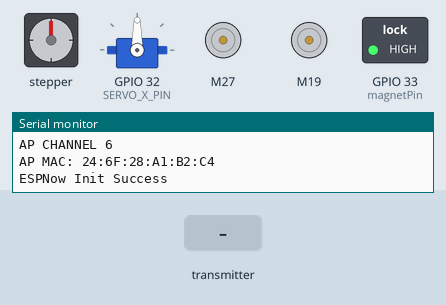
A sketch run on a simulated ESP32. Shown: stepper motor, servo, 2 × DC motor (green arrow = forward, orange = backward, longer = faster), switched loads named in the sketch (green lamp = pin HIGH), the last lines printed to the serial monitor. Wiring (inferred from the names in the program): stepper motor driver (255 steps per turn assumed): step GPIO 21; direction GPIO 5. Inputs (shaded band) come from the test bench.

Above: at 1.2 s.
1.3 s: the transmitter starts sending x = 0
At 2.1 s:
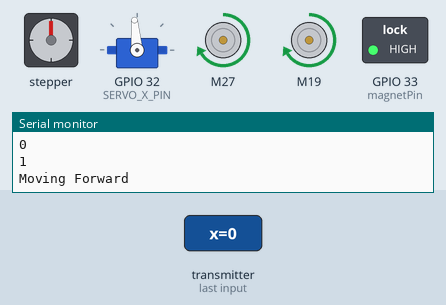
3.3 s: the transmitter starts sending shooting = 1
At 5.0 s:
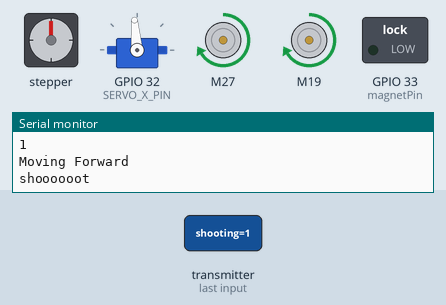
5.3 s: the transmitter starts sending x = 255
At 6.6 s:
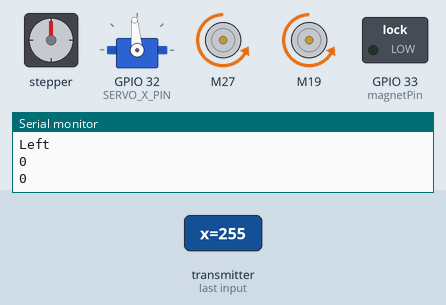
Timing chart, 0 to 8.3 s (numbered marks = the images above; inputs shaded):
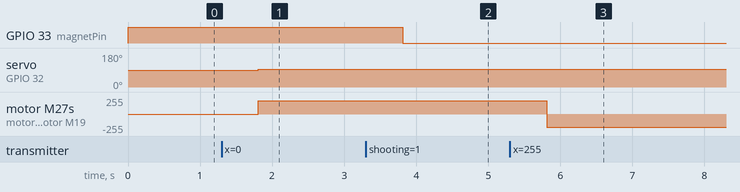

The sketch:

RECEIVER-ESPNOW.ino
```cpp
#include <SPI.h>
#include <esp_now.h>
#include <WiFi.h>
#include <ESP32Servo.h>
#include <L298N.h>
#include <ezButton.h>

#define CHANNEL 1

// Shooting system

#define buttonPin     19
#define buttonPin2    21
#define magnetPin     33
ezButton mySwitch(17);
int buttonState;
int buttonState2;
bool shooting = false;
bool released = true;
int countR = 0;
int countL = 0;


//Stepper
const int  steps_per_rev = 255;
const int DIR = 5;
const int STEP = 21;

//PINES PARA EL SERVO
Servo myservo;
int xAngle = 0;
int step = 1000;
#define SERVO_X_PIN  32 // ESP32 pin GPIO33 connected to Servo motor 1


L298N motor1(14,27,26);
L298N motor2(13,19,18);
//PINES PARA DC MOTOR
int motor1Pin1 = 27;
int motor1Pin2 = 26;
int motor2Pin1 = 18;
int motor2Pin2 = 19;
int enable1Pin = 13;
int enable2Pin = 14;
const int freq = 30000;
const int pwmChannel = 0;
const int resolution = 8;

// Structure example to receive data
// Must match the sender structure

//NAT: ESTRUCTURA PARA RECIBIR LOS DATOS. TIENE QUE COINCIDIR CON
//LA ESTRUCTURA DEL TRANSMITTER. HASTA AHORA NO HAY LIMITE DE ATRIBUTOS.

typedef struct struct_message {
  uint8_t x;
  uint8_t y;
  uint8_t buttonState;
  uint8_t buttonState2;
  uint8_t level;
  bool pressed;
  bool released;
  bool shooting;
} struct_message;

// Create a struct_message called myData
struct_message myData;


// Init ESP Now with fallback
void InitESPNow() {
  WiFi.disconnect();
  if (esp_now_init() == ESP_OK) {
    Serial.println("ESPNow Init Success");
  }
  else {
    Serial.println("ESPNow Init Failed");
    // Retry InitESPNow, add a counte and then restart?
    // InitESPNow();
    // or Simply Restart
    ESP.restart();
  }
}

// config AP SSID
void configDeviceAP() {
  const char *SSID = "Slave_1";
  bool result = WiFi.softAP(SSID, "Slave_1_Password", CHANNEL, 0);
  if (!result) {
    Serial.println("AP Config failed.");
  } else {
    Serial.println("AP Config Success. Broadcasting with AP: " + String(SSID));
    Serial.print("AP CHANNEL "); Serial.println(WiFi.channel());
  }
}

void setup() {
  Serial.begin(115200);
  Serial.println("ESPNow/Basic/Slave Example");
  //Set device in AP mode to begin with
  WiFi.mode(WIFI_AP);
  // configure device AP mode
  configDeviceAP();
  // This is the mac address of the Slave in AP Mode
  Serial.print("AP MAC: "); Serial.println(WiFi.softAPmacAddress());
  // Init ESPNow with a fallback logic
  InitESPNow();
  // Once ESPNow is successfully Init, we will register for recv CB to
  // get recv packer info.
  esp_now_register_recv_cb(OnDataRecv);

  //SERVO
  Serial.begin(115200);
  myservo.setPeriodHertz(50);
  myservo.attach(SERVO_X_PIN, 500, 2400);  // attaches the servo on pin X to the servo object

  //STEPPER
  pinMode(STEP, OUTPUT);
  pinMode(DIR, OUTPUT);

  //MAGNET
  pinMode(magnetPin, OUTPUT);
  digitalWrite(magnetPin, HIGH);
}

//NAT: PARA MOVER EL DC MOTOR ADELANTE Y ATRAS. POR AHORA SOLO UN MOTOR.
void dc_motors(int x){
  motor1.setSpeed(200);
  motor2.setSpeed(200);
  if(x < 20){
    Serial.println("Moving Forward");
    motor1.forward();
    motor2.forward();
  }

  //NAT: EL RANGO DE VALORES (QUE ME SALIO) CUANDO EL JOYSTICK ESTABA SIN MOVERSE
  if(x > 20 && x < 50){
    Serial.println("Motor stopped");
    motor1.stop();
    motor2.stop();
  }

  if(x > 200){
    Serial.println("Moving Backwards");
    motor1.backward();
    motor2.backward();
  }
}

//NAT: PARA MOVER EL SERVO (CON UN SERVO 360 CREO QUE SOLO PUEDE CAMBIAR DIRECCION)
//Servo count must go past 1, if it goes past stop moving servo. Only move when it is 0
void servo_movement(int x){
  xAngle = map(x, 0, 255, 0, 180);
  Serial.print("xAngle:");
  Serial.println(xAngle);
  if((10 < xAngle && xAngle < 40) || countR >= 1 || countL >= 1){
    // myservo.write(0);
    Serial.println("Stopping");
    Serial.println(countR);
    Serial.println(countL);
    myservo.writeMicroseconds(1500);
    countR = 0;
    countL = 0;
  }else if(xAngle == 180 && countR == 0) {
    Serial.println("Right");
    Serial.println(countR);
    Serial.println(countL);
    myservo.write(xAngle);
    // countR = 1;
    countR += 1;
    countL = 0;
    delay(500);
    myservo.writeMicroseconds(1500);
    // myservo.writeMicroseconds(2000);
  } else if(xAngle == 0 && countL == 0) {
    Serial.println("Left");
    Serial.println(countR);
    Serial.println(countL);
    // myservo.writeMicroseconds(1000);
    myservo.write(xAngle);
    countR = 0;
    countL += 1;
    // countL = 1;
    delay(500);
    myservo.writeMicroseconds(1500);
  }
}

// callback when data is recv from Master
// List<int> signalList{};
void OnDataRecv(const uint8_t *mac_addr, const uint8_t *data, int data_len) {
  char macStr[18];
  snprintf(macStr, sizeof(macStr), "%02x:%02x:%02x:%02x:%02x:%02x",
           mac_addr[0], mac_addr[1], mac_addr[2], mac_addr[3], mac_addr[4], mac_addr[5]);
  memcpy(&myData, data, sizeof(myData));
  // Serial.print("X: ");
  // Serial.println(myData.x);
  // Serial.print("Y: ");
  // Serial.println(myData.y);
  Serial.println("buttonState: ");
  Serial.println(myData.buttonState);
  int buttonState = myData.buttonState;
  // Serial.println("buttonState2: ");
  // Serial.println(myData.buttonState2);
  Serial.println("level: ");
  Serial.println(myData.level);


  //NAT: LLAMANDO LOS MOVIMIENTOS DEL SERVO Y DEL DC MOTOR
  servo_movement(myData.y);
  dc_motors(myData.x);

  //Shooting

  if(myData.buttonState == 1 && !shooting){
    Serial.println("increasing");
    digitalWrite(DIR, HIGH);
    for(int i = 0; i<steps_per_rev; i++)
    {
      digitalWrite(STEP, HIGH);
      delayMicroseconds(500);
      digitalWrite(STEP, LOW);
      delayMicroseconds(1000-100);
    }
    delay(1000);
  }
  if(myData.buttonState2 == 1 && myData.level != 0){
    Serial.println("decreasing");
    digitalWrite(DIR, LOW);
    for(int i = 0; i<steps_per_rev; i++)
    {
      digitalWrite(STEP, HIGH);
      delayMicroseconds(500);
      digitalWrite(STEP, LOW);
      delayMicroseconds(1000-100);
    }
    delay(1000);
  }
  if(myData.shooting){
    shooting = true;
    Serial.println("shoooooot");
    // Magnet apagado
    digitalWrite(magnetPin, LOW);
    digitalWrite(STEP, LOW);
  }
  else if(myData.level == 5 || (myData.released && shooting)){
    Serial.println("Reseting");
    digitalWrite(DIR, LOW);
    shooting = false;
    // Prendido magnet
    digitalWrite(magnetPin, HIGH);
    if(myData.level <= 5){
      Serial.println("Actually Resetting");
      for(int i = 0; i<steps_per_rev; i++)
      {
        digitalWrite(STEP, HIGH);
        delayMicroseconds(800);
        digitalWrite(STEP, LOW);
        delayMicroseconds(1000-100);
      }
    }
    delay(1000);
  }
}

//NAT: No se necesita usar el loop como OnDataRecv ya se repite
void loop() {

}
```

Measured:
- after the input at 1.3 s, servo on GPIO 32 (SERVO_X_PIN): 90° → 95° after 0.51 s; motor M27, motor M19: stopped → forward 200/255 after 0.51 s
- after the input at 3.3 s, GPIO 33 (magnetPin): HIGH → LOW after 0.51 s
- after the input at 5.3 s, motor M27, motor M19: forward 200/255 → backward 200/255 after 0.51 s
